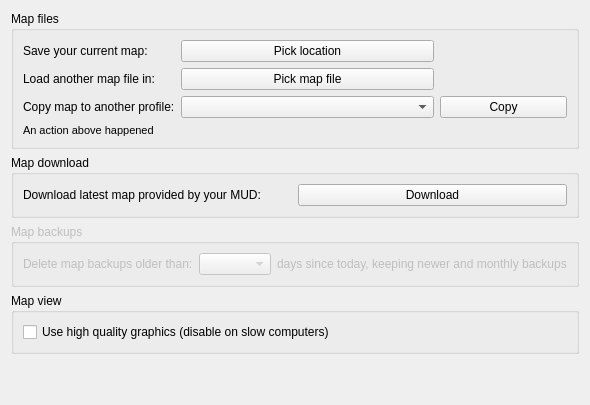
     <widget class="QWidget" name="tab_Mapper">
      <attribute name="title">
       <string>Mapper</string>
      </attribute>
      <layout class="QGridLayout" name="gridLayout_24">
       <item row="0" column="0">
        <widget class="QGroupBox" name="groupBox_Map_files">
         <property name="title">
          <string>Map files</string>
         </property>
         <layout class="QGridLayout" name="gridLayout_Map_files">
          <item row="1" column="0">
           <widget class="QLabel" name="label_load_map_button">
            <property name="text">
             <string>Load another map file in:</string>
            </property>
            <property name="buddy">
             <cstring>load_map_button</cstring>
            </property>
           </widget>
          </item>
          <item row="1" column="1" colspan="2">
           <widget class="QPushButton" name="load_map_button">
            <property name="text">
             <string>Pick map file</string>
            </property>
           </widget>
          </item>
          <item row="2" column="1" colspan="2">
           <widget class="QComboBox" name="combobox_mapper_profiles"/>
          </item>
          <item row="2" column="3">
           <widget class="QPushButton" name="copy_map_profile">
            <property name="text">
             <string>Copy</string>
            </property>
           </widget>
          </item>
          <item row="2" column="0">
           <widget class="QLabel" name="label_combobox_mapper_profiles">
            <property name="text">
             <string>Copy map to another profile:</string>
            </property>
            <property name="buddy">
             <cstring>combobox_mapper_profiles</cstring>
            </property>
           </widget>
          </item>
          <item row="0" column="1" colspan="2">
           <widget class="QPushButton" name="save_map_button">
            <property name="text">
             <string>Pick location</string>
            </property>
           </widget>
          </item>
          <item row="0" column="0">
           <widget class="QLabel" name="label_save_map_button">
            <property name="text">
             <string>Save your current map:</string>
            </property>
            <property name="buddy">
             <cstring>save_map_button</cstring>
            </property>
           </widget>
          </item>
          <item row="3" column="0" colspan="4">
           <widget class="QLabel" name="map_file_action">
            <property name="font">
             <font>
              <pointsize>8</pointsize>
             </font>
            </property>
            <property name="text">
             <string>An action above happened</string>
            </property>
           </widget>
          </item>
         </layout>
        </widget>
       </item>
       <item row="1" column="0">
        <widget class="QGroupBox" name="groupBox_Map_download">
         <property name="title">
          <string>Map download</string>
         </property>
         <layout class="QGridLayout" name="gridLayout_Map_download">
          <item row="0" column="0">
           <widget class="QLabel" name="label_pushButton_DownloadMap">
            <property name="toolTip">
             <string>&lt;html&gt;&lt;head/&gt;&lt;body&gt;&lt;p&gt;On MUDs that provide maps for download (currently IRE games only), you can press this button to get the latest map. Note that this will &lt;span style=&quot; font-weight:600;&quot;&gt;overwrite&lt;/span&gt; any changes you've done to your map, and will use the new map only&lt;/p&gt;&lt;/body&gt;&lt;/html&gt;</string>
            </property>
            <property name="text">
             <string>Download latest map provided by your MUD:</string>
            </property>
            <property name="buddy">
             <cstring>pushButton_DownloadMap</cstring>
            </property>
           </widget>
          </item>
          <item row="0" column="1">
           <widget class="QPushButton" name="pushButton_DownloadMap">
            <property name="toolTip">
             <string>&lt;html&gt;&lt;head/&gt;&lt;body&gt;&lt;p&gt;On MUDs that provide maps for download (currently IRE games only), you can press this button to get the latest map. Note that this will &lt;span style=&quot; font-weight:600;&quot;&gt;overwrite&lt;/span&gt; any changes you've done to your map, and will use the new map only&lt;/p&gt;&lt;/body&gt;&lt;/html&gt;</string>
            </property>
            <property name="text">
             <string>Download</string>
            </property>
           </widget>
          </item>
         </layout>
        </widget>
       </item>
       <item row="2" column="0">
        <widget class="QGroupBox" name="groupBox_Map_backups">
         <property name="enabled">
          <bool>false</bool>
         </property>
         <property name="title">
          <string>Map backups</string>
         </property>
         <layout class="QGridLayout" name="gridLayout_Map_backups">
          <item row="0" column="0">
           <widget class="QLabel" name="label_pre_comboBox_Map_backups">
            <property name="text">
             <string>Delete map backups older than:</string>
            </property>
            <property name="buddy">
             <cstring>comboBox_Map_backups</cstring>
            </property>
           </widget>
          </item>
          <item row="0" column="1">
           <widget class="QComboBox" name="comboBox_Map_backups">
            <property name="frame">
             <bool>true</bool>
            </property>
           </widget>
          </item>
          <item row="0" column="2">
           <widget class="QLabel" name="label_post_comboBox_Map_backups">
            <property name="text">
             <string>days since today, keeping newer and monthly backups</string>
            </property>
           </widget>
          </item>
         </layout>
        </widget>
       </item>
       <item row="3" column="0">
        <widget class="QGroupBox" name="groupBox_Map_view">
         <property name="title">
          <string>Map view</string>
         </property>
         <layout class="QGridLayout" name="gridLayout_Map_view">
          <item row="0" column="0">
           <widget class="QCheckBox" name="mMapperUseAntiAlias">
            <property name="whatsThis">
             <string>&lt;html&gt;&lt;head/&gt;&lt;body&gt;&lt;p&gt;This enables anti-aliasing (AA) for tha map view, making it look smother and nicer&lt;/p&gt;&lt;/body&gt;&lt;/html&gt;</string>
            </property>
            <property name="text">
             <string>Use high quality graphics (disable on slow computers)</string>
            </property>
           </widget>
          </item>
         </layout>
        </widget>
       </item>
       <item row="4" column="0">
        <spacer name="verticalSpacer_Mapper">
         <property name="orientation">
          <enum>Qt::Vertical</enum>
         </property>
         <property name="sizeHint" stdset="0">
          <size>
           <width>20</width>
           <height>40</height>
          </size>
         </property>
        </spacer>
       </item>
      </layout>
     </widget>
